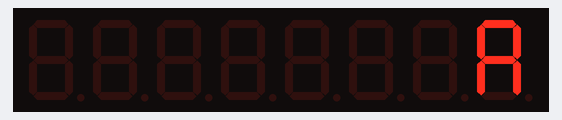
The sketch below on a simulated Arduino Uno, built with avr-gcc and run on an emulated ATmega328P. On the bench: 8-digit seven-segment display. What the sketch prints to the serial monitor is not drawn.

Above: at 0.1 s.
At 6.1 s:
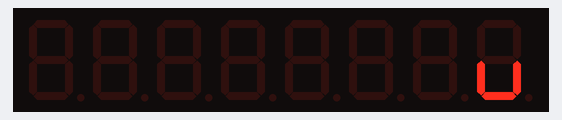
At 14.1 s:
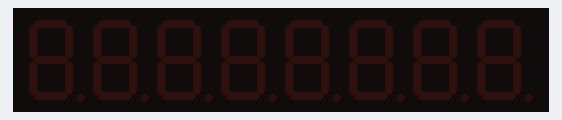

Measured:
- by itself, everything shown: repeats every 16.0 s, in 8 steps
- what the display in image 2 shows lasts 2.0 s, from 14.0 s to 16.0 s

The sketch:

7SegmentTest.ino
```cpp
//We always have to include the library
#include "LedControl.h"

/*
 Now we need a LedControl to work with.
 pin 12 is connected to the DataIn
 pin 10 is connected to the CLK
 pin 11 is connected to LOAD
 We have only a single MAX72XX.
 */
#define NUM_BOARDS 1
LedControl lc=LedControl(7,5,6,NUM_BOARDS); // DIN, CLK, LOAD (or CS)

#define NUM_DIGITS 16
String msg = "760-518-1356";

/* we always wait a bit between updates of the display */
unsigned long delaytime=2000;

void displayChar(int index, byte val) {
  int board = index / 8;
  int boardIndex = (7 - (index % 8));
  Serial.print(board);
  Serial.print(':');
  Serial.print(boardIndex);
  Serial.print(' ');
  if((index < 0) || (index >= NUM_DIGITS)) {
    return;
  }
  lc.setChar(board, boardIndex, val, false);
}

void scrollMessage() {
  Serial.print("scroll message: length = ");
  Serial.println(msg.length());
  int len = msg.length();
  for(int startIndex = -NUM_DIGITS; startIndex < len; startIndex++) {
    Serial.print("startIndex = ");
    Serial.println(startIndex);
    for(int i = 0, index = startIndex; i < NUM_DIGITS; i++, index++) {
      if((index < 0) || (index >= msg.length())) {
        displayChar(i, ' ');
      }
      else {
        displayChar(i, msg.charAt(index));
      }
    }
    Serial.println();
    delay(500);
  }
}

void setup() {
  Serial.begin(9600);
  Serial.println("Hello World");

  for(int i = 0; i < NUM_BOARDS; i++) {
    /*
     The MAX72XX is in power-saving mode on startup,
     we have to do a wakeup call
     */
    lc.shutdown(i,false);
    /* Set the brightness to a medium values */
    lc.setIntensity(i,8);
    /* and clear the display */
    lc.clearDisplay(i);
  }
}


/*
 This method will display the characters for the
 word "Arduino" one after the other on digit 0.
 */
void writeArduinoOn7Segment() {
  lc.setChar(0,0,'a',false);
  delay(delaytime);
  lc.setRow(0,0,0x05);
  delay(delaytime);
  lc.setChar(0,0,'d',false);
  delay(delaytime);
  lc.setRow(0,0,0x1c);
  delay(delaytime);
  lc.setRow(0,0,B00010000);
  delay(delaytime);
  lc.setRow(0,0,0x15);
  delay(delaytime);
  lc.setRow(0,0,0x1D);
  delay(delaytime);
  lc.clearDisplay(0);
  delay(delaytime);
}

/*
  This method will scroll all the hexa-decimal
 numbers and letters on the display. You will need at least
 four 7-Segment digits. otherwise it won't really look that good.
 */
void scrollDigits() {
  for(int i=0;i<9;i++) {
    lc.setDigit(0,7,i,false);
    lc.setDigit(0,6,i+1,false);
    lc.setDigit(0,5,i+2,false);
    lc.setDigit(0,4,i+3,false);
    lc.setDigit(0,3,i+4,false);
    lc.setDigit(0,2,i+5,false);
    lc.setDigit(0,1,i+6,false);
    lc.setDigit(0,0,i+7,false);
    delay(delaytime);
  }
  lc.clearDisplay(0);
  delay(delaytime);
}

void testDisplay() {
  for(int board = 0; board < NUM_BOARDS; board++) {
    for(int i = 0; i < 8; i++) {
      lc.setDigit(board, i, board+i, false);
    }
  }
  delay(delaytime);
  for(int board = 0; board < NUM_BOARDS; board++) {
    lc.clearDisplay(board);
  }
  delay(delaytime);
}

void loop() {
  writeArduinoOn7Segment();
//  scrollDigits();
//  testDisplay();
//  scrollMessage();
}
```
